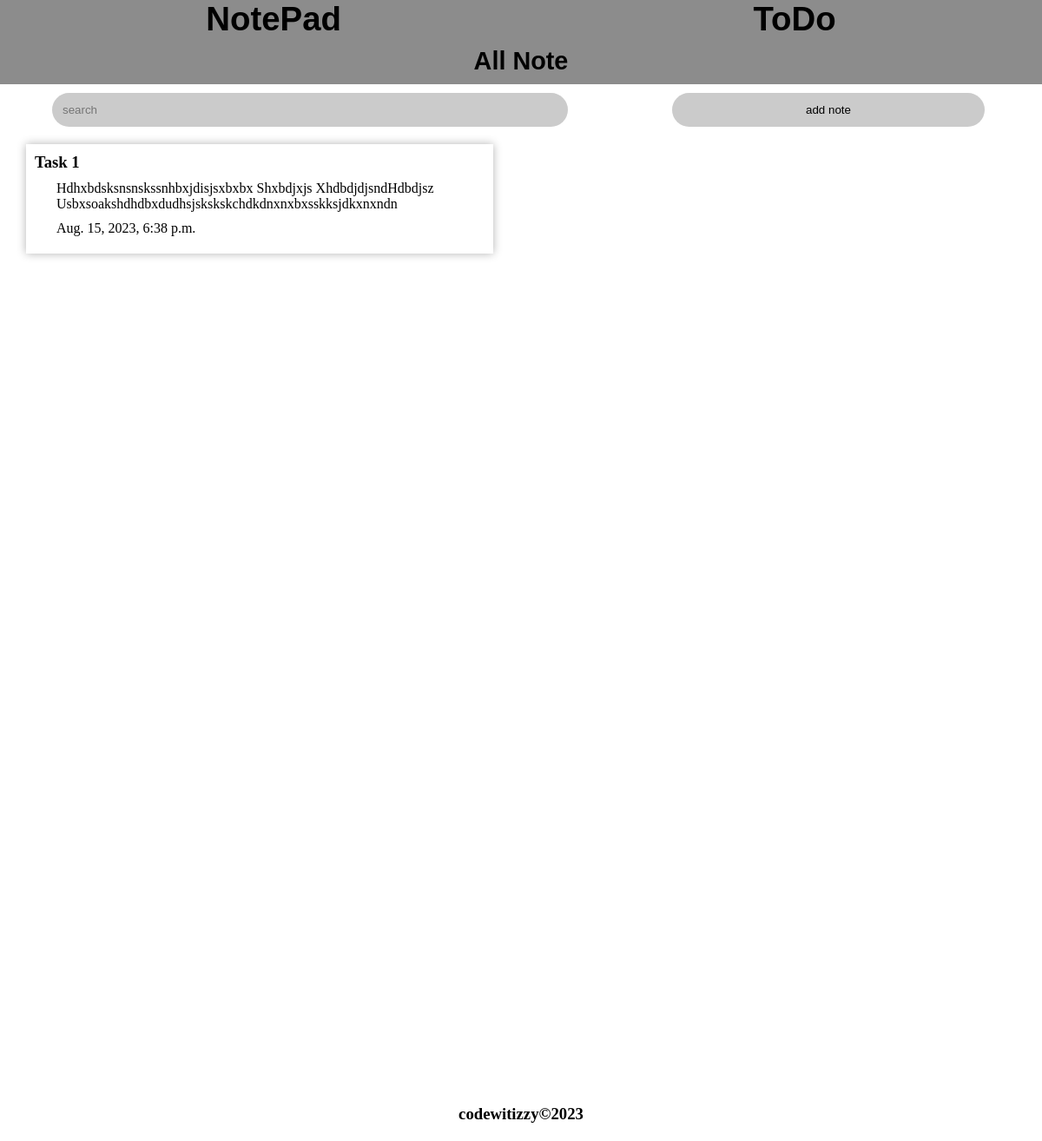
The page /notepad/listnote/ (signed in) on the database as committed earlier.
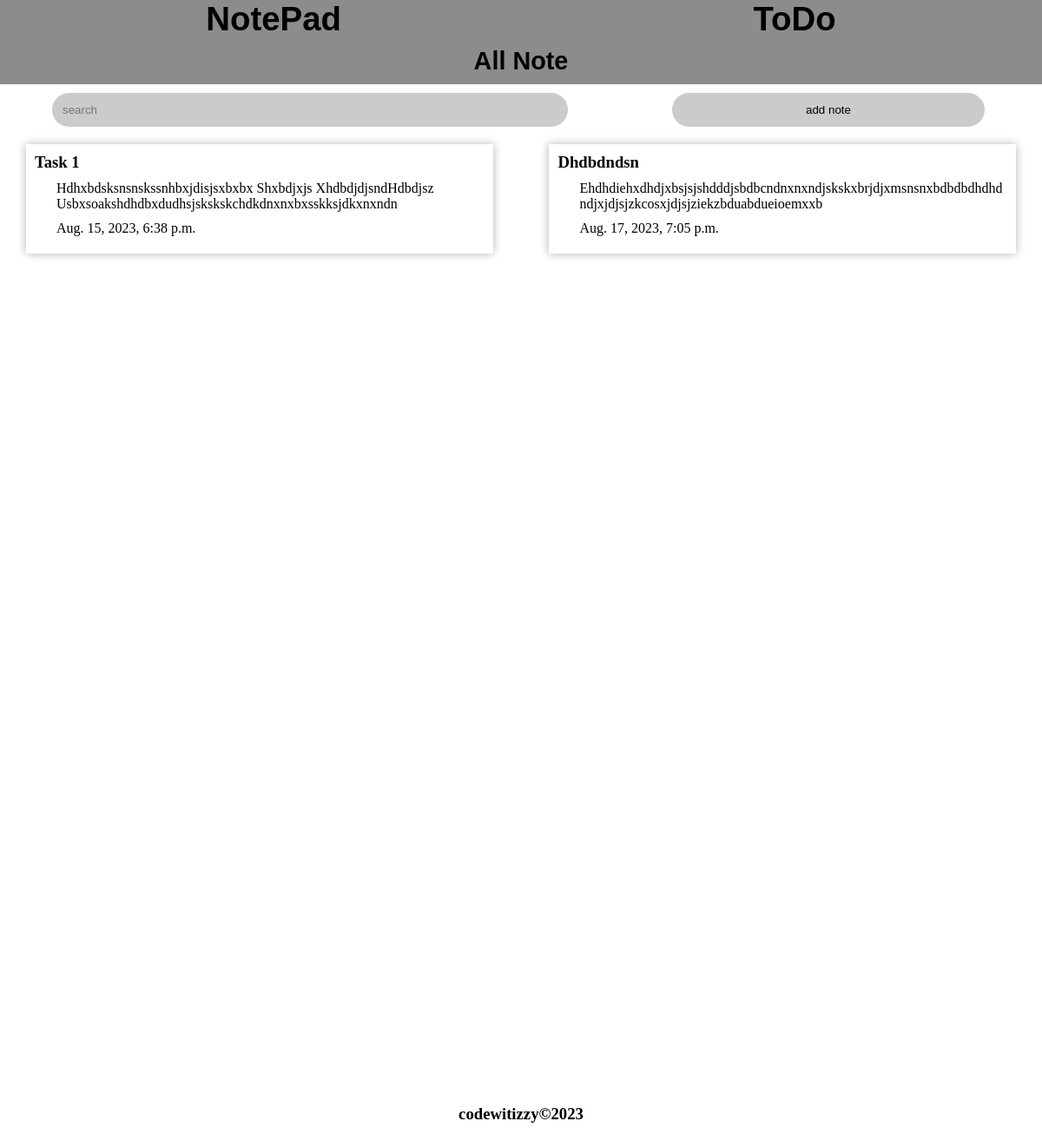
The same page on the database as committed later.
### notepad/models.py (models this page shows, shortened)
class Note(models.Model):
    owner = models.ForeignKey(User, on_delete=models.CASCADE)
    title = models.CharField(max_length=100)
    body = models.TextField()
    date = models.DateTimeField(auto_now_add=True)
    category = models.ForeignKey(Category, on_delete=models.CASCADE)

### notepad/views.py (the view)
# urls.py: path("listnote/", views.NoteListView.as_view(), name="index"),
class NoteListView(LoginRequiredMixin, ListView):
    template_name = "index.html"
    login_url = "signin"
    def get_queryset(self):
        search = self.request.GET.get("search", "")
        cat = self.request.GET.get("category", "")
        self.notes = Note.objects.filter(
                Q(title__icontains=search) |
                Q(body__icontains=search) |
                Q(category__name=cat),
                owner=self.request.user)
        return self.notes
    def get_context_data(self, **kwargs):
        context = super().get_context_data(**kwargs)
        context["notes"] = self.notes
        return context

### notepad/templates/index.html (shortened to what this page needs)
{%load static%}
<!DOCTYPE html>
<html lang="en">
<head>
   <link rel="stylesheet" href="{% static 'css/index.css' %}">
</head>
<body>
   <header>
      <div class="header-container">
         <div class="header1">
            <a href="#"><h1>NotePad</h1></a>
         </div>
         <div class="header2">
            <a href="#"><h1>ToDo</h1></a>
         </div>
      </div>
      <h2>All Note</h2>
   </header>
   <main>
      <form action="">
      <div class="form-container">
         <div class="search">
            <input type="search" placeholder="search" name="search">
         </div>
      </div>
      </form>
         <div class="add-note">
		 <a href="#"><button class="btn">add note</button></a>
         </div>
      <div class="note-container">
         <div class="row">
            {%for note in notes%}
            <a href="#"><div class="note">
		 <h3>{{note.title}}</h3>
		 <p>{{note.body}}</p>
		 <p>{{note.date}}</p>
            </div></a>
	    {%endfor%}
   </main>
   <footer>
      <div class="footer">
         <h3>codewitizzy&copy;2023</h3>
      </div>
   </footer>
</body>
</html>

Rows that differ between the two databases and show on the page:
added Note: title "Dhdbdndsn", body "Ehdhdiehxdhdjxbsjsjshdddjsbdbcndnxnxndjskskxbrjdjxmsnsnxbdbdbdhdhdndjxjdjsjzkcosxjdjsjziekzbduabdueioemxxb", date "Aug. 17, 2023, 7:05 p.m."
